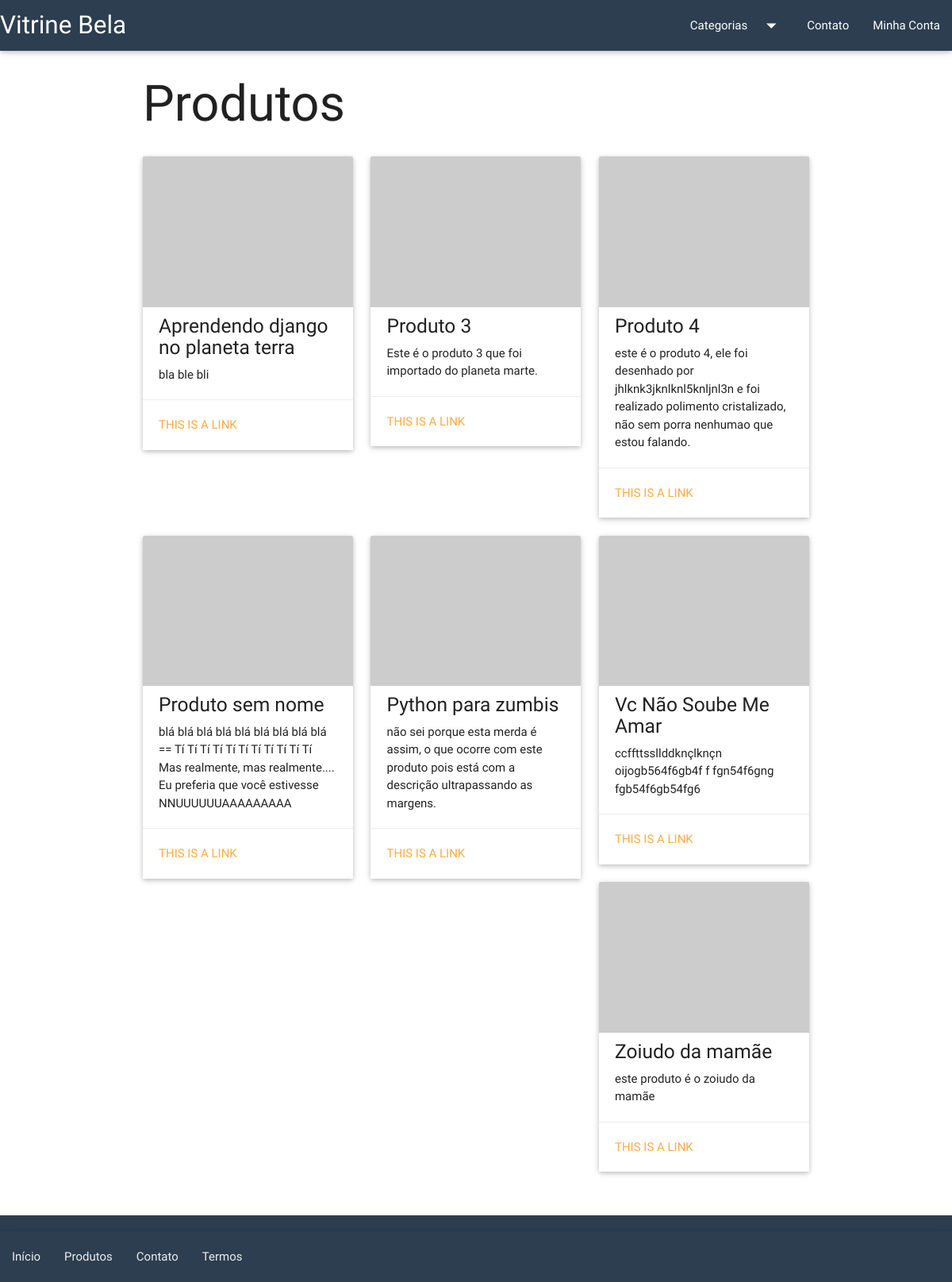
Screenshot of /catalogo/ with the database file from the repository.
### vitrinebela/catalog/models.py (models this page shows)
class Product(models.Model):
    name = models.CharField('Nome', max_length=100)
    slug = models.SlugField('Identificador', max_length=100)
    category = models.ForeignKey('catalog.Category', verbose_name='Categoria')
    description = models.TextField('Descrição', blank=True)
    price = models.DecimalField('Preço', decimal_places=2, max_digits=8)
    created = models.DateTimeField('Criado em', auto_now_add=True)
    modified = models.DateTimeField('Modificado em', auto_now=True)
    class Meta:
        verbose_name ='Produto'
        verbose_name_plural = 'Produtos'
        ordering = ['name']
    def __str__(self):
        return self.name
    def get_absolute_url(self):
        return reverse('catalog:product', kwargs={'slug': self.slug})

### vitrinebela/catalog/views.py (the view)
def produtct_list(request):
    context = {
        'product_list': Product.objects.all()
    }
    return render(request, 'catalog/product_list.html', context)

### vitrinebela/catalog/context_processors.py (called while the page is built)
def categories(request):
    return {
        'categories': Category.objects.all()
    }

### vitrinebela/catalog/models.py (called while the page is built)
    def __str__(self):
        return self.name

    def get_absolute_url(self):
        return reverse('catalog:category_list', kwargs={'slug': self.slug})

### vitrinebela/catalog/templates/catalog/product_list.html (shortened to what this page needs)
{% extends "base.html" %}
{% load static %}
{% block container %}
<div class="page-header">
    <h1>Produtos</h1>
</div>
<div>
  <div class="row">
    {% for product in product_list %}
        <div class="col s4 m4">
          <div class="card">
            <div class="card-image">
              <img src="http://placehold.it/350x250" class="responsive-img">
              <span class="card-title">Creme de barbear</span>
            </div>
            <div class="card-content">
                <h5>{{ product }}</h5>
                {{ product.description|linebreaks }}
            </div>
            <div class="card-action">
              <a href="{{ product.get_absolute_url }}">This is a link</a>
            </div>
          </div>
        </div>
    {% endfor %}
  </div>
</div>
{% endblock %}

### vitrinebela/core/templates/base.html (style rules this page uses)
body { display: flex; min-height: 100vh; flex-direction: column; }
img { float:left; margin:0 20px 10px 0; }

### rows the page displays
Product: name "Aprendendo django no planeta terra", description "bla ble bli"
Product: name "Produto 3", description "Este é o produto 3 que foi importado do planeta marte."
Product: name "Produto 4", description "este é o produto 4, ele foi desenhado por jhlknk3jknlknl5knljnl3n e foi realizado polimento cristalizado, não sem porra nenhumao que estou falando."
Product: name "Produto sem nome", description "blá blá blá blá blá blá blá blá blá == Tí Tí Tí Tí Tí Tí Tí Tí Tí Tí Tí Mas realmente, mas realmente.... Eu preferia que você estivesse NNUUUUUUAAAAAAAAA"
Product: name "Python para zumbis", description "não sei porque esta merda é assim, o que ocorre com este produto pois está com a descrição ultrapassando as margens."
Product: name "Vc Não Soube Me Amar", description "ccffttssllddknçlknçn oijogb564f6gb4f f fgn54f6gng fgb54f6gb54fg6"
Product: name "Zoiudo da mamãe", description "este produto é o zoiudo da mamãe"
